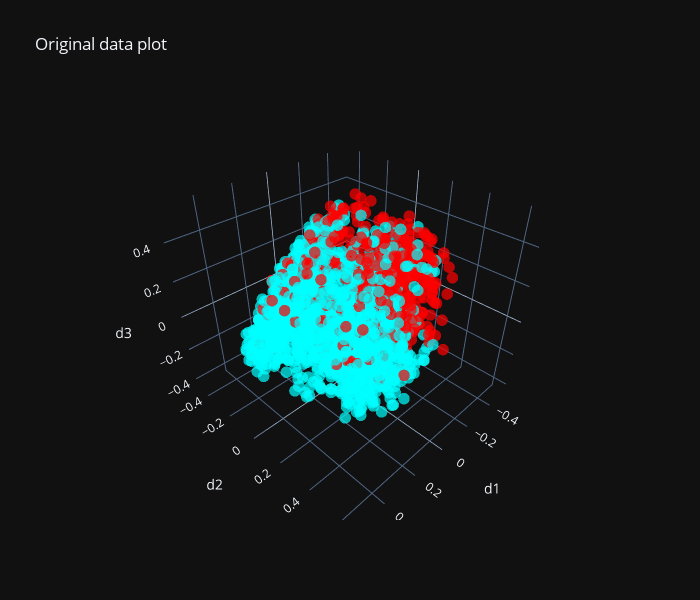
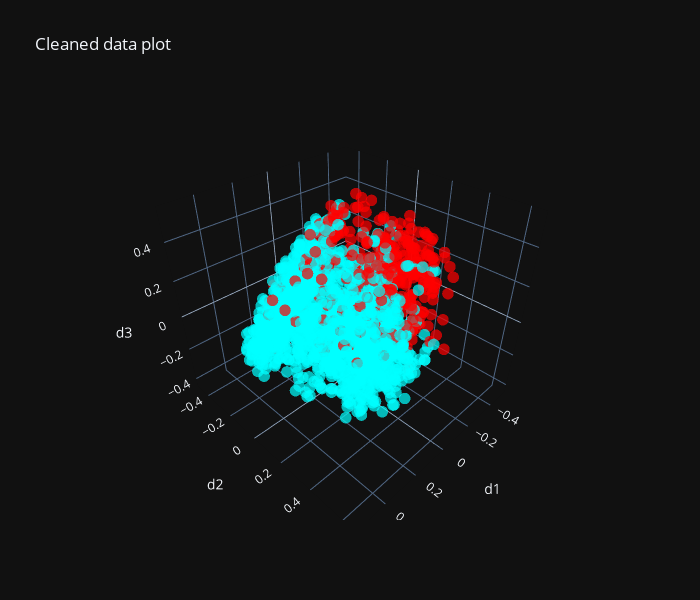

These figures' notebook cell, in order:
### Code cell
from common import generate_colors_for_classification
from sklearn.preprocessing import StandardScaler, RobustScaler
from kernel_pca_search import KernelPCASearchCV, kernel_pca_scorer
from render import *

scaler = RobustScaler()
X_ = scaler.fit_transform(X)

transform = KernelPCASearchCV(n_components=3,n_iter=-1)
x_transform = transform.fit_transform(X_)

colors = generate_colors_for_classification(y,seed=100)
data = np.concatenate([x_transform,colors],axis=1)
plot_3d_rgb(data,"Original data plot",["d1","d2","d3"])

X_clean_ = scaler.transform(X_clean)
x_transform = transform.transform(X_clean_)
colors = generate_colors_for_classification(y_clean,seed=100)
data = np.concatenate([x_transform,colors],axis=1)
plot_3d_rgb(data,"Cleaned data plot",["d1","d2","d3"])

print(kernel_pca_scorer(transform,X_))

### Figure 1 — Plotly figure (JSON) as saved in the notebook; plotly's stock layout.template omitted (floating-point values rounded to 4 significant figures; data arrays with more than 128 entries replaced by an {"elided": "..."} marker saying what was removed)
{"data": [{"marker": {"color": {"elided": "2139 str values"}, "opacity": 0.7, "size": 4}, "mode": "markers", "type": "scatter3d", "x": {"elided": "2139 float values"}, "y": {"elided": "2139 float values"}, "z": {"elided": "2139 float values"}}], "layout": {"height": 600, "scene": {"xaxis": {"title": {"text": "d1"}}, "yaxis": {"title": {"text": "d2"}}, "zaxis": {"title": {"text": "d3"}}}, "title": {"text": "Original data plot"}, "width": 700}}

### Figure 2 — Plotly figure (JSON) as saved in the notebook; plotly's stock layout.template omitted (floating-point values rounded to 4 significant figures; data arrays with more than 128 entries replaced by an {"elided": "..."} marker saying what was removed)
{"data": [{"marker": {"color": {"elided": "1928 str values"}, "opacity": 0.7, "size": 4}, "mode": "markers", "type": "scatter3d", "x": {"elided": "1928 float values"}, "y": {"elided": "1928 float values"}, "z": {"elided": "1928 float values"}}], "layout": {"height": 600, "scene": {"xaxis": {"title": {"text": "d1"}}, "yaxis": {"title": {"text": "d2"}}, "zaxis": {"title": {"text": "d3"}}}, "title": {"text": "Cleaned data plot"}, "width": 700}}
